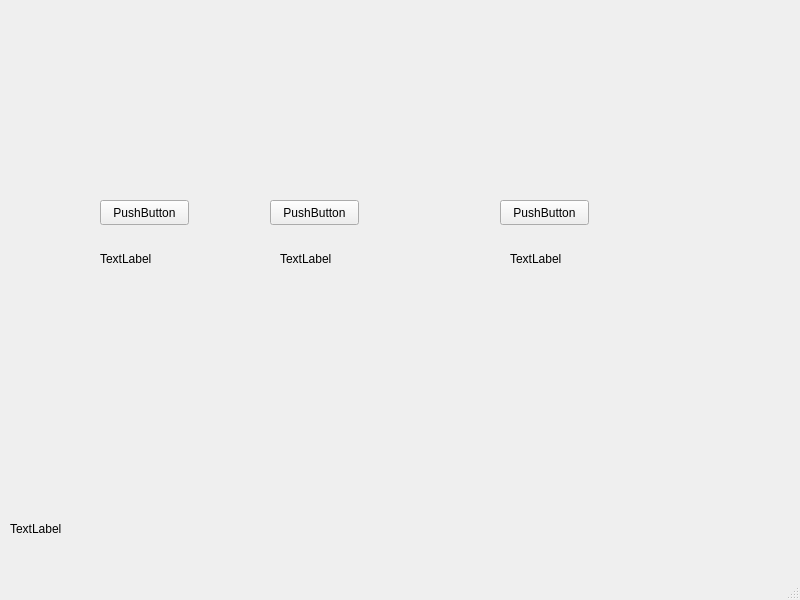
<?xml version="1.0" encoding="UTF-8"?>
<ui version="4.0">
 <class>MainWindow</class>
 <widget class="QMainWindow" name="MainWindow">
  <property name="geometry">
   <rect>
    <x>0</x>
    <y>0</y>
    <width>800</width>
    <height>600</height>
   </rect>
  </property>
  <property name="windowTitle">
   <string>MainWindow</string>
  </property>
  <widget class="QWidget" name="centralwidget">
   <widget class="QPushButton" name="ogrenci_islemleri">
    <property name="geometry">
     <rect>
      <x>100</x>
      <y>200</y>
      <width>89</width>
      <height>25</height>
     </rect>
    </property>
    <property name="text">
     <string>PushButton</string>
    </property>
   </widget>
   <widget class="QPushButton" name="ders_islemleri">
    <property name="geometry">
     <rect>
      <x>270</x>
      <y>200</y>
      <width>89</width>
      <height>25</height>
     </rect>
    </property>
    <property name="text">
     <string>PushButton</string>
    </property>
   </widget>
   <widget class="QPushButton" name="not_islemleri">
    <property name="geometry">
     <rect>
      <x>500</x>
      <y>200</y>
      <width>89</width>
      <height>25</height>
     </rect>
    </property>
    <property name="text">
     <string>PushButton</string>
    </property>
   </widget>
   <widget class="QLabel" name="label_ogrenci">
    <property name="geometry">
     <rect>
      <x>100</x>
      <y>250</y>
      <width>67</width>
      <height>17</height>
     </rect>
    </property>
    <property name="text">
     <string>TextLabel</string>
    </property>
   </widget>
   <widget class="QLabel" name="label_ders">
    <property name="geometry">
     <rect>
      <x>280</x>
      <y>250</y>
      <width>67</width>
      <height>17</height>
     </rect>
    </property>
    <property name="text">
     <string>TextLabel</string>
    </property>
   </widget>
   <widget class="QLabel" name="label_not">
    <property name="geometry">
     <rect>
      <x>510</x>
      <y>250</y>
      <width>67</width>
      <height>17</height>
     </rect>
    </property>
    <property name="text">
     <string>TextLabel</string>
    </property>
   </widget>
   <widget class="QLabel" name="label">
    <property name="geometry">
     <rect>
      <x>10</x>
      <y>520</y>
      <width>201</width>
      <height>17</height>
     </rect>
    </property>
    <property name="text">
     <string>TextLabel</string>
    </property>
   </widget>
  </widget>
  <widget class="QMenuBar" name="menubar">
   <property name="geometry">
    <rect>
     <x>0</x>
     <y>0</y>
     <width>800</width>
     <height>22</height>
    </rect>
   </property>
  </widget>
  <widget class="QStatusBar" name="statusbar"/>
 </widget>
 <resources/>
 <connections/>
</ui>
